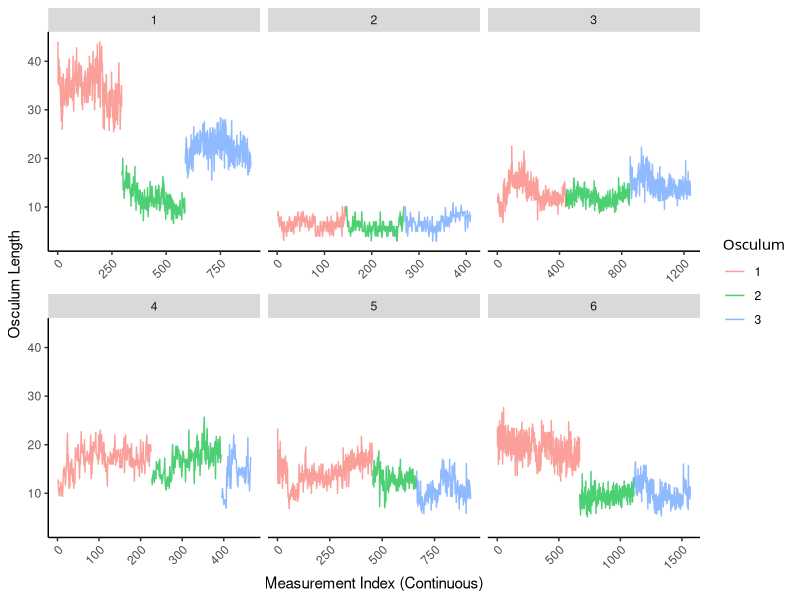
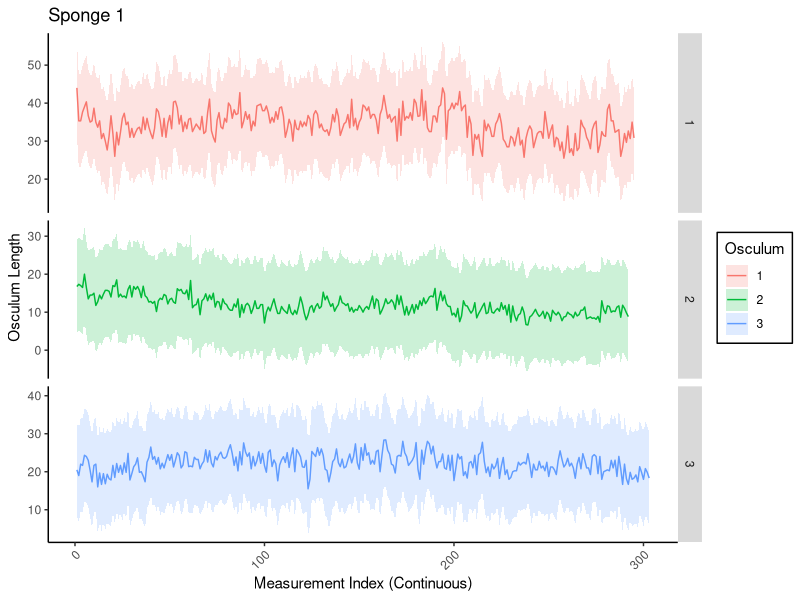
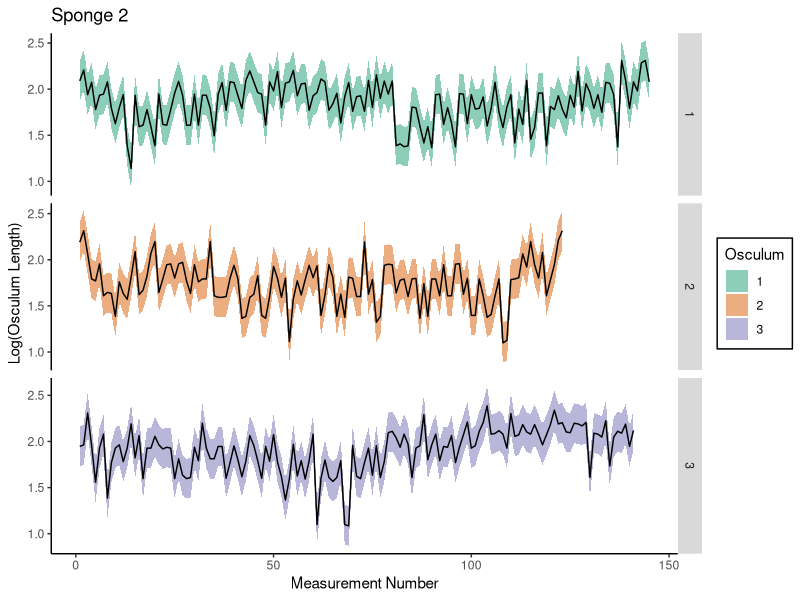

Recreate these plots in R, in order.
# Plotting osculum length changes with and without error bars
# January 2025

# Import libraries
library(tidyverse)
library(readr)
library(RColorBrewer)

# Import data
all_data <- read_csv("video_datasheets/all_data.csv")

# View dataset
head(all_data)

# Count rows within each camera, create sequence index
all_data <- all_data %>%
  group_by(Camera) %>%
  mutate(Sequence_Index = row_number()) %>% 
  ungroup()

# Plot osculum length against measurement index, with no error
ggplot(all_data, aes(x = Sequence_Index, y = Length, 
                 group = interaction(Camera, Osculum), color = factor(Osculum))) +
  geom_line(alpha = 0.7) +  
  facet_wrap(~ Camera, scales = "free_x") +  
  labs(x = "Measurement Index (Continuous)", y = "Osculum Length", color = "Osculum") +
  theme(
    axis.text.x = element_text(angle = 45, hjust = 1),
    legend.key = element_blank(),  
    legend.background = element_rect(fill = NA),  
    legend.title = element_text("Osculum"),
    panel.grid.major = element_blank(),
    panel.grid.minor = element_blank(),
    panel.background = element_rect(fill = "white"),
    plot.background = element_rect(fill = "white"),
    axis.line = element_line(colour = "black")
  )

# Import Data
all_repeats <- read_csv("video_datasheets/all_repeats.csv")
View(all_repeats)

# Rename data
repeat_data <- all_repeats

# Original means from full dataset
original_means <- all_data %>%
  group_by(Camera, Osculum) %>%
  summarise(mean_length = mean(Length), .groups = "drop")

# Convert Camera columns to factor
original_means <- original_means %>%
  mutate(Camera = as.factor(Camera))

original_means <- original_means %>%
  mutate(Osculum = as.numeric(as.character(Osculum)))

# Merge the repeated measurements with the original dataset
paired_data <- original_means %>%
  inner_join(repeat_data, by = c("Osculum"))

# Calculate absolute differences (errors)
paired_data <- paired_data %>%
  mutate(error = abs(mean_length - Length))

# Compute margin of error
mean_error <- mean(paired_data$error)  # Mean absolute error
std_error <- sd(paired_data$error)     # Standard deviation of error
margin_of_error <- 1.96 * std_error    # 95% confidence margin of error

# Add margin of error to the original means for the full dataset
plot_data <- original_means %>%
  mutate(
    lower_bound = mean_length - margin_of_error,
    upper_bound = mean_length + margin_of_error)

# Add the error ribbon
plot_data <- all_data %>%
  mutate(
    lower_bound = Length - margin_of_error,
    upper_bound = Length + margin_of_error)

# Plot osculum length against measurement index, with  error
ggplot(plot_data %>% filter(Camera == 1), 
       aes(x = ID, y = Length, color = factor(Osculum))) +
  geom_ribbon(aes(ymin = lower_bound, ymax = upper_bound, 
                  fill = factor(Osculum)), alpha = 0.2, color = NA) +  
  geom_line() +
  facet_grid(Osculum ~ ., scales = "free_y", space = "free_y") +
  labs(title = "Sponge 1",
       x = "Measurement Index (Continuous)", 
       y = "Osculum Length", color = "Osculum", fill = "Osculum") +
  theme(
    axis.text.x = element_text(angle = 45, hjust = 1),
    legend.key = element_blank(),  
    legend.background = element_rect(fill = "white", color = "black"),  # boxed legend
    panel.grid.major = element_blank(),
    panel.grid.minor = element_blank(),
    panel.background = element_rect(fill = "white"),
    plot.background = element_rect(fill = "white"),
    axis.line = element_line(colour = "black")
  )
# Log-transform the data and plot the same graphs with this

# Compute log-transformed means
log_means <- all_data %>%
  mutate(Log_Length = log(Length)) %>%  # Apply log transformation
  group_by(Camera, Osculum) %>%
  summarise(mean_log_length = mean(Log_Length), .groups = "drop")

# Compute errors on log-transformed data
paired_log_data <- log_means %>%
  inner_join(all_data %>% mutate(Log_Length = log(Length)), 
             by = c("Camera", "Osculum"))

paired_log_data <- paired_log_data %>%
  mutate(error = abs(mean_log_length - Log_Length))

# Calculate Margin of Error (log-scale)
mean_log_error <- mean(paired_log_data$error)
std_log_error <- sd(paired_log_data$error)
margin_log_error <- 1.96 * std_log_error  # 95% CI

# Apply error margin
plot_log_data <- all_data %>%
  mutate(
    Log_Length = log(Length),
    lower_bound = Log_Length - margin_log_error,
    upper_bound = Log_Length + margin_log_error
  )

# Plot osculum log-transformed length against measurement index, with error
ggplot(plot_log_data %>% filter(Camera == 2),  
       aes(x = ID, y = Log_Length, color = factor(Osculum))) +
  geom_ribbon(aes(ymin = lower_bound, ymax = upper_bound, 
                  fill = factor(Osculum)), alpha = 0.5, color = NA) + 
  geom_line(color = "black", linewidth = 0.5) +
  facet_grid(Osculum ~ ., scales = "free_y", space = "free_y") +
  scale_color_brewer(palette = "Dark2") +  # for line
  scale_fill_brewer(palette = "Dark2") +   # for ribbon
  labs(
    title = "Sponge 2",
    x = "Measurement Number", 
    y = "Log(Osculum Length)",
    color = "Osculum",
    fill = "Osculum"
  ) +
  theme(
    legend.key = element_blank(),  
    legend.background = element_rect(fill = "white", color = "black"),  # boxed legend
    panel.grid.minor = element_blank(),
    panel.background = element_rect(fill = "white"),
    plot.background = element_rect(fill = "white"),
    axis.line = element_line(colour = "black")
  )
# change the camera number and graph title for each sponge. 